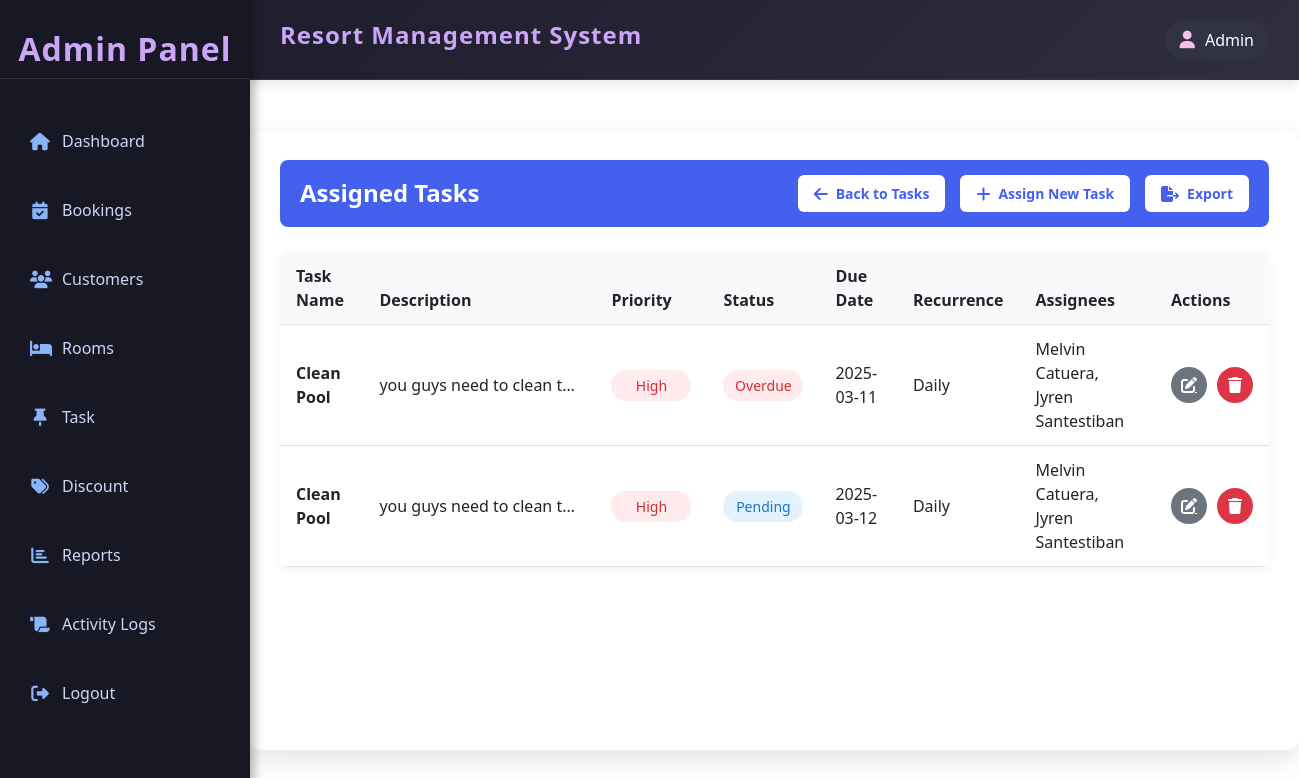
Before: /admin/task/task_assigned_list.php (signed in) with the older database file.
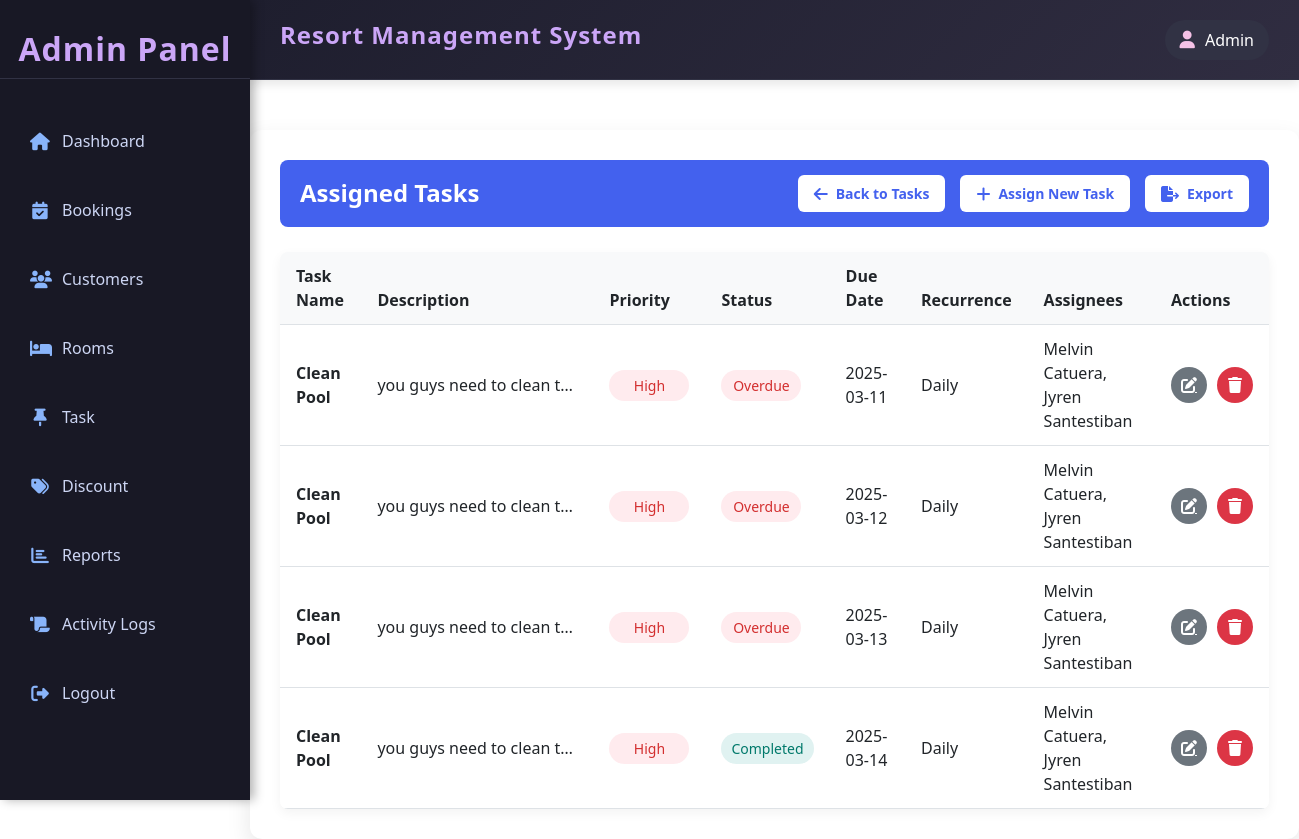
After: the same page with the newer database file.
### tables this page shows
CREATE TABLE IF NOT EXISTS `tasks` (
  `id` int(11) NOT NULL AUTO_INCREMENT,
  `title` varchar(255) NOT NULL,
  `description` text DEFAULT NULL,
  `priority` enum('Low','Medium','High') NOT NULL,
  `status` enum('Pending','Overdue','Completed') NOT NULL DEFAULT 'Pending',
  `due_date` date NOT NULL,
  `recurrence` enum('None','Daily','Weekly','Monthly') DEFAULT 'None',
  `template_id` int(11) NOT NULL,
  `created_at` timestamp NOT NULL DEFAULT current_timestamp(),
  `updated_at` timestamp NULL DEFAULT current_timestamp() ON UPDATE current_timestamp(),
  PRIMARY KEY (`id`)
);

### admin/task/task_assigned_list.php (the view, shortened to what this page needs)
<?php
include('../../resources/database/config.php');
include ('../includes/template.php');
$sql = "
    SELECT
        t.id AS task_id,
        t.title,
        t.description,
        t.priority,
        t.status,
        t.due_date,
        t.recurrence,
        GROUP_CONCAT(CONCAT(u.fname, ' ', u.lname) SEPARATOR ', ') AS assignees
    FROM
        tasks t
    INNER JOIN
        task_assignees ta ON t.id = ta.task_id
    INNER JOIN
        account a ON ta.staff_id = a.account_id
    INNER JOIN
        user u ON a.account_id = u.account_id
    GROUP BY
        t.title, t.due_date, t.recurrence
    ORDER BY
        t.due_date ASC
";
$result = mysqli_query($conn, $sql);
?>
<!DOCTYPE html>
<html lang="en">
<head>
    <link rel="stylesheet" href="https://cdn.jsdelivr.net/npm/bootstrap@5.3.0/dist/css/bootstrap.min.css">
    <link rel="stylesheet" href="https://cdnjs.cloudflare.com/ajax/libs/font-awesome/6.4.2/css/all.min.css">
</head>
<body>
    <div class="content">
        <div class="navigation-banner">
            <h2 class="banner-title">Assigned Tasks</h2>
            <div class="banner-actions">
                <a href="index.php" class="banner-btn"><i class="fas fa-arrow-left"></i> Back to Tasks</a>
                <a href="task_template.php" class="banner-btn"><i class="fas fa-plus"></i> Assign New Task</a>
                <a href="export_tasks.php" class="banner-btn"><i class="fas fa-file-export"></i> Export</a>
            </div>
        </div>
        <div class="table-responsive">
            <table class="table table-hover mb-0">
                <thead>
                    <tr>
                        <th>Task Name</th>
                        <th>Description</th>
                        <th>Priority</th>
                        <th>Status</th>
                        <th>Due Date</th>
                        <th>Recurrence</th>
                        <th>Assignees</th>
                        <th>Actions</th>
                    </tr>
                </thead>
                <tbody>
                    <?php if (isset($result) && mysqli_num_rows($result) > 0): ?>
                        <?php while ($row = mysqli_fetch_assoc($result)): ?>
                            <?php
                                $priorityClass = '';
                                switch(strtolower($row['priority'])) {
                                    case 'high':
                                        $priorityClass = 'priority-high';
                                        break;
                                }
                                $statusClass = '';
                                switch(strtolower($row['status'])) {
                                    case 'pending':
                                        $statusClass = 'status-pending';
                                        break;
                                    case 'completed':
                                        $statusClass = 'status-completed';
                                        break;
                                    case 'overdue':
                                        $statusClass = 'status-overdue';
                                        break;
                                }
                            ?>
                            <tr>
                                <td><strong><?php echo htmlspecialchars($row['title']); ?></strong></td>
                                <td><div class="task-description"><?php echo htmlspecialchars($row['description']); ?></div></td>
                                <td><span class="task-priority <?php echo $priorityClass; ?>"><?php echo htmlspecialchars($row['priority']); ?></span></td>
                                <td><span class="task-status <?php echo $statusClass; ?>"><?php echo htmlspecialchars($row['status']); ?></span></td>
                                <td><?php echo htmlspecialchars($row['due_date']); ?></td>
                                <td><?php echo htmlspecialchars($row['recurrence']); ?></td>
                                <td><?php echo htmlspecialchars($row['assignees']); ?></td>
                                <td>
                                    <div class="action-btns">
                                        <a href="assign_edit.php?id=<?php echo $row['task_id']; ?>" class="action-btn edit-btn" title="Edit Task"><i class="fas fa-edit"></i></a>
                                        <a href="delete.php?id=<?php echo $row['task_id']; ?>&delete='yes'" class="action-btn delete-btn" title="Delete Task" onclick="return confirm('Are you sure you want to delete this task?');"><i class="fas fa-trash"></i></a>
                                    </div>
                                </td>
                            </tr>
                        <?php endwhile; ?>
                    <?php endif; ?>
                </tbody>
            </table>
        </div>
    </div>
</body>
</html>

### admin/includes/template.php (shortened to what this page needs)
<!DOCTYPE html>
<html lang="en">
<head>
    <link rel="stylesheet" href="https://cdnjs.cloudflare.com/ajax/libs/font-awesome/6.4.2/css/all.min.css">
    <link rel="stylesheet" href="https://cdn.jsdelivr.net/npm/bootstrap@5.3.0/dist/css/bootstrap.min.css">
</head>
<body>
    <div class="sidebar">
        <h2>Admin Panel</h2>
        <ul>
            <li><a href="http:/resort-ms/admin/index.php"><i class="fas fa-home"></i> Dashboard</a></li>
            <li><a href="http:/resort-ms/admin/booking/index.php?switch="><i class="fas fa-calendar-check"></i> Bookings</a></li>
            <li><a href="http:/resort-ms/admin/customer/index.php"><i class="fas fa-users"></i> Customers</a></li>
            <li><a href="http:/resort-ms/admin/rooms/index.php"><i class="fas fa-bed"></i> Rooms</a></li>
            <li><a href="http:/resort-ms/admin/task/task_assigned_list.php"><i class="fas fa-thumbtack"></i>Task</a></li>
            <li><a href="http:/resort-ms/admin/discount/index.php"><i class="fas fa-tags"></i> Discount</a></li>
            <li><a href="http:/resort-ms/admin/reports/index.php"><i class="fas fa-chart-bar"></i> Reports</a></li>
            <li><a href="http:/resort-ms/admin/activity_logs/index.php"><i class="fas fa-scroll"></i> Activity Logs</a></li>
            <li><a href="http:/resort-ms/logout.php"><i class="fas fa-sign-out-alt"></i> Logout</a></li>
        </ul>
    </div>
    <div class="header">
        <h2>Resort Management System</h2>
        <div class="admin-info">
            <i class="fas fa-user"></i> Admin
        </div>
    </div>
</body>
</html>

### admin/includes/template.php (style rules this page uses)
body { display: grid; grid-template-columns: 250px 100px 100px auto; grid-template-rows: 80px 100px auto 100px; height: 100vh; margin: 0; font-family: 'Segoe UI', Tahoma, Geneva, Verdana, sans-serif; background: #1E1E2E; color: #E0E0E0; }
.sidebar { grid-row: 1 / 5; background: #181825; color: white; padding: 20px 0; position: fixed; height: 100vh; width: 250px; box-shadow: 4px 0 10px rgba(0, 0, 0, 0.3); transition: all 0.3s ease; }
.sidebar h2 { text-align: center; margin-bottom: 30px; padding: 10px; color: #CBA6F7; font-weight: 600; letter-spacing: 1px; border-bottom: 1px solid #313244; }
.sidebar ul { list-style: none; padding-left: 0; }
.sidebar ul li { padding: 8px 15px; margin-bottom: 5px; }
.sidebar ul li a { color: #CDD6F4; text-decoration: none; display: flex; align-items: center; padding: 12px 15px; border-radius: 8px; transition: all 0.3s; margin-right: 15px; }
.sidebar ul li a i { margin-right: 12px; width: 20px; text-align: center; font-size: 1.1em; color: #89B4FA; }
.header { grid-column: 2 / 5; grid-row: 1/2; background: linear-gradient(135deg, #1E1E2E 0%, #302D41 100%); display: flex; align-items: center; justify-content: space-between; padding: 0 30px; color: white; box-shadow: 0 4px 10px rgba(0, 0, 0, 0.1); border-bottom: 1px solid #313244; }
.header h2 { font-weight: 600; font-size: 1.5rem; color: #CBA6F7; letter-spacing: 1px; }
.admin-info { display: flex; align-items: center; background: #313244; padding: 8px 15px; border-radius: 50px; font-weight: 500; transition: all 0.3s; }
.admin-info i { margin-right: 10px; color: #F5C2E7; font-size: 1.1em; }
.content { grid-column: 2 / 5; grid-row: 2 / 5; width: 100%; padding: 20px; background: #1E1E2E; box-shadow: inset 0 5px 15px rgba(0, 0, 0, 0.1); color: black; }

### admin/task/task_assigned_list.php (style rules this page uses)
.content { max-width: 1200px; margin: 50px auto; background: white; padding: 30px; border-radius: 12px; box-shadow: 0 10px 25px rgba(0, 0, 0, 0.1); }
.navigation-banner { background-color: #4361ee; color: white; padding: 15px 20px; border-radius: 8px; margin-bottom: 25px; display: flex; justify-content: space-between; align-items: center; flex-wrap: wrap; gap: 10px; }
.banner-title { margin: 0; font-size: 24px; font-weight: 600; }
.banner-actions { display: flex; gap: 15px; flex-wrap: wrap; }
.banner-btn { background-color: white; color: #4361ee; border: none; border-radius: 6px; padding: 8px 16px; font-size: 14px; font-weight: 600; display: inline-flex; align-items: center; gap: 8px; transition: all 0.2s; text-decoration: none; }
.banner-btn i { font-size: 16px; }
.table th { background-color: #f8f9fa; font-weight: 600; border-top: none; padding: 12px 16px; }
.table td { padding: 12px 16px; vertical-align: middle; }
.table-responsive { border-radius: 8px; overflow: hidden; box-shadow: 0 4px 12px rgba(0, 0, 0, 0.05); }
.task-priority, .task-status { display: inline-block; padding: 5px 10px; border-radius: 20px; font-size: 14px; font-weight: 500; text-align: center; min-width: 80px; }
.priority-high { background-color: #ffebee; color: #d32f2f; }
.status-completed { background-color: #e0f2f1; color: #00796b; }
.status-overdue { background-color: #ffebee; color: #d32f2f; }
.action-btns { display: flex; gap: 10px; }
.action-btn { border: none; width: 36px; height: 36px; border-radius: 50%; display: flex; align-items: center; justify-content: center; color: white; transition: all 0.2s; }
.edit-btn { background-color: #6c757d; }
.delete-btn { background-color: #dc3545; }
.task-description { max-width: 200px; overflow: hidden; text-overflow: ellipsis; white-space: nowrap; }
.status-pending { background-color: #e3f2fd; color: #1976d2; }

Changed rows visible on the page:
changed tasks (number 2 of 4 on the later page): status "Pending" → "Overdue"
added tasks: title "Clean Pool", description "you guys need to clean t…", priority "High", status "Overdue", due_date "2025-03-13", recurrence "Daily", assignees "Melvin Catuera, Jyren Santestiban"
added tasks: title "Clean Pool", description "you guys need to clean t…", priority "High", status "Completed", due_date "2025-03-14", recurrence "Daily", assignees "Melvin Catuera, Jyren Santestiban"
